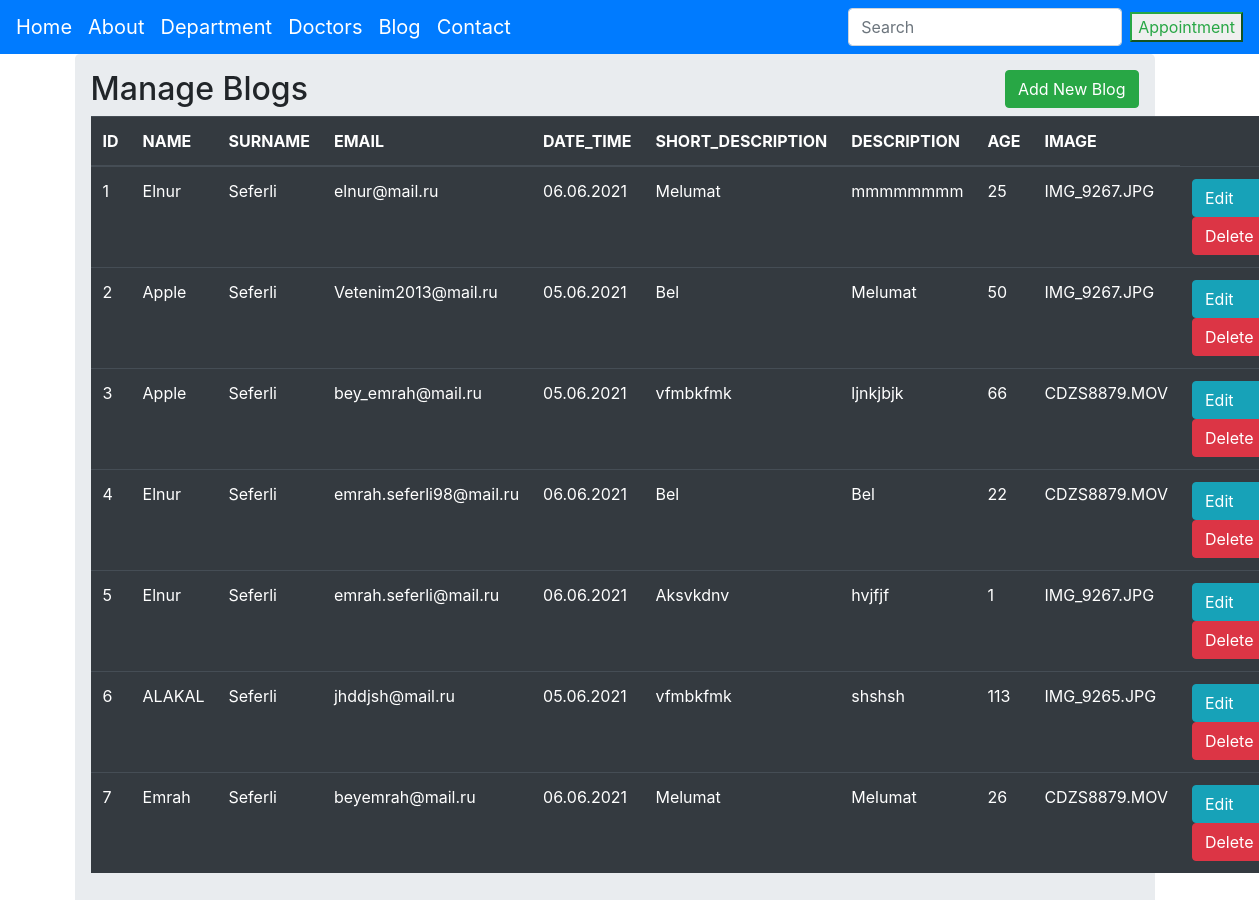
/admin-patient-list, run on the app's committed database.
### app.py (models this page shows, shortened)
class Patient(db.Model):
    __tablename__ = 'patient'
    id = db.Column(db.Integer, primary_key=True)
    name = db.Column(db.String(50), nullable=False)
    surname = db.Column(db.String(50), nullable=False)
    email = db.Column(db.String, unique=True)
    date_time = db.Column(db.String(100),default=datetime.now)
    short_description = db.Column(db.String(100),nullable = False)
    description = db.Column(db.Text(80),nullable=False)
    image = db.Column(db.String(20), default='uploads/images.jpg')
    age = db.Column(db.Integer, nullable=False)

### app.py (the view)
@app.route("/admin-patient-list")
def patient_list():
    patients = Patient.query.all()
    return render_template("admin/patient-list.html",patients=patients)

### templates/admin/patient-list.html
{% extends 'admin/base.html' %} {% block content %}
<div class="container">
    <div class="row">
        <div class="col md-12">
            <div class="jumbotron p-3">
                <h2>Manage Blogs <a href="{{url_for('patient_add')}}"><button type="button"  class="btn btn-success float-right"
                data-toggle="modal">Add New Blog</button> </h2></a>
                    <table class="table table-dark">
                        <thead>
                            <tr>
                                <th scope="col">ID</th>
                                <th scope="col">NAME</th>
                                <th scope="col">SURNAME</th>
                                <th scope="col">EMAIL</th>
                                <th scope="col">DATE_TIME</th>
                                <th scope="col">SHORT_DESCRIPTION</th>
                                <th scope="col">DESCRIPTION</th>
                                <th scope="col">AGE</th>
                                <th scope="col">IMAGE</th>
                            </tr>
                        </thead>
                        <tbody>
                            {% for patient in patients %}
                            <tr>
                                <td>{{patient.id}}</td>
                                <td>{{patient.name}}</td>
                                <td>{{patient.surname}}</td>
                                <td>{{patient.email}}</td>
                                <td>{{patient.date_time}}</td>
                                <td>{{patient.short_description}}</td>
                                <td>{{patient.description}}</td>
                                <td>{{patient.age}}</td>
                                <td>{{patient.image|truncate(8)}}</td>
                                <td>
                                    <a href="{{url_for('patient_edit', id=patient.id)}}" class="btn btn-info btn-xs d-flex">Edit</a>
                                    <a href="{{url_for('patient_delete', id=patient.id)}}" class="btn btn-danger btn-xs" onclick="return confirm('Are You Sure To Delete ?')">Delete</a>
                                </td>
                            </tr>
                            {% endfor %}
                        </tbody>
                    </table>
            </div>
            {% endblock %}

### templates/admin/base.html (shortened to what this page needs)
<!doctype html>
<html lang="en">
<head>
    <link rel="stylesheet" href="{{url_for('static', filename='css/style.css') }}">
    <link rel="stylesheet" href="{{url_for('static', filename='css/grid.css') }}">
    <link rel="stylesheet" href="{{url_for('static', filename='js/script.js') }}">
    <link rel="stylesheet" href="https://cdnjs.cloudflare.com/ajax/libs/font-awesome/5.15.3/css/all.min.css">
    <link rel="stylesheet" href="https://stackpath.bootstrapcdn.com/bootstrap/4.3.1/css/bootstrap.min.css">
</head>
<body>
    {% include 'admin/includes/navbar.html' %} {% block content %} {% endblock %}
</body>
</html>

### templates/admin/includes/navbar.html
<nav class="navbar navbar-expand-lg navbar-dark bg-primary">
    <div class="collapse navbar-collapse" id="navbarTogglerDemo02">
        <ul class="navbar-nav mr-auto mt-2 mt-lg-0">
            <li class="nav-item">
                <a class="navbar-brand" href="#">Home</a>
            </li>
            <li class="nav-item">
                <a class="navbar-brand" href="#">About</a>
            </li>
            <li class="nav-item">
                <a class="navbar-brand" href="#">Department</a>
            </li>
            <li class="nav-item">
                <a class="navbar-brand" href="#">Doctors</a>
            </li>
            <li class="nav-item">
                <a class="navbar-brand" href="{{url_for('patient_list')}}">Blog</a>
            </li>
            <li class="nav-item">
                <a class="navbar-brand" href="#">Contact</a>
            </li>
        </ul>
    </div>
    <form class="form-inline my-2 my-lg-0">
        <input class="form-control mr-sm-2" type="search" placeholder="Search">
        <button class=" btn-outline-success navbar-dark  my-2 my-sm-0" type="submit">Appointment</button>
    </form>
</nav>

### static/css/style.css (style rules this page uses)
* { box-sizing: border-box; }
body { margin: 0px; width: 100%; max-width: 1349px; }
.row { display: flex; flex-wrap: wrap; width: 100%; max-width: 1349px; }
a { text-decoration: none; }
ul { list-style: none; position: absolute; }
.d-flex { display: flex; }

### data on the page
Patient: id "1", name "Elnur", surname "Seferli", email "elnur@mail.ru", date_time "06.06.2021", short_description "Melumat", description "mmmmmmmm", age "25", image "IMG_9267.JPG"
Patient: id "2", name "Apple", surname "Seferli", email "Vetenim2013@mail.ru", date_time "05.06.2021", short_description "Bel", description "Melumat", age "50", image "IMG_9267.JPG"
Patient: id "3", name "Apple", surname "Seferli", email "bey_emrah@mail.ru", date_time "05.06.2021", short_description "vfmbkfmk", description "ljnkjbjk", age "66", image "CDZS8879.MOV"
Patient: id "4", name "Elnur", surname "Seferli", email "emrah.seferli98@mail.ru", date_time "06.06.2021", short_description "Bel", description "Bel", age "22", image "CDZS8879.MOV"
Patient: id "5", name "Elnur", surname "Seferli", email "emrah.seferli@mail.ru", date_time "06.06.2021", short_description "Aksvkdnv", description "hvjfjf", age "1", image "IMG_9267.JPG"
Patient: id "6", name "ALAKAL", surname "Seferli", email "jhddjsh@mail.ru", date_time "05.06.2021", short_description "vfmbkfmk", description "shshsh", age "113", image "IMG_9265.JPG"
Patient: id "7", name "Emrah", surname "Seferli", email "beyemrah@mail.ru", date_time "06.06.2021", short_description "Melumat", description "Melumat", age "26", image "CDZS8879.MOV"
